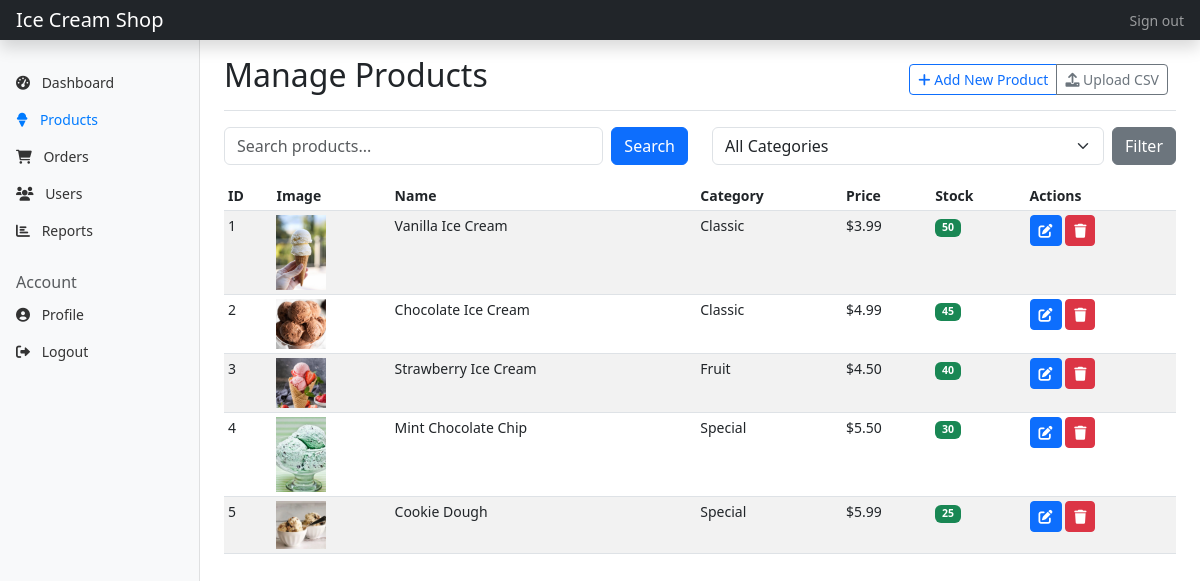
/admin/products.php (signed in), run on the app's committed database.
### tables this page shows
CREATE TABLE `products` (
  `id` int(11) NOT NULL,
  `name` varchar(100) NOT NULL,
  `description` text DEFAULT NULL,
  `price` decimal(10,2) NOT NULL,
  `image` varchar(255) DEFAULT NULL,
  `category` varchar(50) DEFAULT NULL,
  `stock` int(11) NOT NULL DEFAULT 0,
  `created_at` timestamp NOT NULL DEFAULT current_timestamp()
);

### models/Product.php (called while the page is built, shortened)
<?php
class Product {
    private $conn;
    private $table_name = "products";
    public function __construct($db) {
        $this->conn = $db;
    }
    public function getProducts($from_record_num, $records_per_page) {
        $query = "SELECT * FROM " . $this->table_name . "
                  ORDER BY created_at DESC
                  LIMIT ?, ?";
        $stmt = $this->conn->prepare($query);
        $stmt->bindParam(1, $from_record_num, PDO::PARAM_INT);
        $stmt->bindParam(2, $records_per_page, PDO::PARAM_INT);
        $stmt->execute();
        return $stmt;
    }
    public function getCategories() {
        $query = "SELECT DISTINCT category FROM " . $this->table_name . " ORDER BY category";
        $stmt = $this->conn->prepare($query);
        $stmt->execute();
        $categories = [];
        while ($row = $stmt->fetch(PDO::FETCH_ASSOC)) {
            $categories[] = $row['category'];
        }
        return $categories;
    }
}
?>

### admin/products.php (the view, shortened to what this page needs)
<?php
require_once '../models/Product.php';
$database = new Database();
$db = $database->getConnection();
$product = new Product($db);
$page = isset($_GET['page']) ? (int)$_GET['page'] : 1;
$records_per_page = 10;
$from_record_num = ($records_per_page * $page) - $records_per_page;
$search = isset($_GET['search']) ? $_GET['search'] : "";
$category = isset($_GET['category']) ? $_GET['category'] : "";
if (!empty($search)) {
    $stmt = $product->search($search, $from_record_num, $records_per_page);
    $total_rows = $product->countSearchResults($search);
} else if (!empty($category)) {
    $stmt = $product->getProductsByCategory($category, $from_record_num, $records_per_page);
    $total_rows = $product->getTotalProductsByCategory($category);
} else {
    $stmt = $product->getProducts($from_record_num, $records_per_page);
}
include_once __DIR__ . '/includes/header.php';
?>
<div class="container-fluid">
    <div class="row">
        <?php include_once __DIR__ . '/includes/sidebar.php'; ?>
        <main class="col-md-9 ms-sm-auto col-lg-10 px-md-4">
            <div class="d-flex justify-content-between flex-wrap flex-md-nowrap align-items-center pt-3 pb-2 mb-3 border-bottom">
                <h1 class="h2">Manage Products</h1>
                <div class="btn-toolbar mb-2 mb-md-0">
                    <div class="btn-group me-2">
                        <a href="product_form.php" class="btn btn-sm btn-outline-primary">
                            <i class="fas fa-plus"></i> Add New Product
                        </a>
                        <button type="button" class="btn btn-sm btn-outline-secondary" data-bs-toggle="modal" data-bs-target="#uploadCsvModal">
                            <i class="fas fa-upload"></i> Upload CSV
                        </button>
                    </div>
                </div>
            </div>
            <div class="row mb-3">
                <div class="col-md-6">
                    <form action="" method="GET" class="d-flex">
                        <input type="text" name="search" class="form-control me-2" placeholder="Search products..." value="<?php echo htmlspecialchars($search); ?>">
                        <button type="submit" class="btn btn-primary">Search</button>
                    </form>
                </div>
                <div class="col-md-6">
                    <form action="" method="GET" class="d-flex">
                        <select name="category" class="form-select me-2">
                            <option value="">All Categories</option>
                        </select>
                        <button type="submit" class="btn btn-secondary">Filter</button>
                    </form>
                </div>
            </div>
            <div class="table-responsive">
                <table class="table table-striped table-sm">
                    <thead>
                        <tr>
                            <th>ID</th>
                            <th>Image</th>
                            <th>Name</th>
                            <th>Category</th>
                            <th>Price</th>
                            <th>Stock</th>
                            <th>Actions</th>
                        </tr>
                    </thead>
                    <tbody>
                        <?php if ($stmt->rowCount() > 0): ?>
                            <?php while ($row = $stmt->fetch(PDO::FETCH_ASSOC)): ?>
                                <tr>
                                    <td><?php echo $row['id']; ?></td>
                                    <td>
                                        <?php if (!empty($row['image'])): ?>
                                            <img src="../assets/images/products/<?php echo $row['image']; ?>" alt="<?php echo $row['name']; ?>" width="50">
                                        <?php else: ?>
                                            <img src="../assets/images/no-image.jpg" alt="No Image" width="50">
                                        <?php endif; ?>
                                    </td>
                                    <td><?php echo $row['name']; ?></td>
                                    <td><?php echo $row['category']; ?></td>
                                    <td>$<?php echo number_format($row['price'], 2); ?></td>
                                    <td>
                                        <span class="badge bg-<?php echo ($row['stock'] <= 10) ? 'danger' : (($row['stock'] <= 20) ? 'warning' : 'success'); ?>">
                                            <?php echo $row['stock']; ?>
                                        </span>
                                    </td>
                                    <td>
                                        <a href="product_form.php?id=<?php echo $row['id']; ?>" class="btn btn-sm btn-primary">
                                            <i class="fas fa-edit"></i>
                                        </a>
                                        <a href="products.php?delete=<?php echo $row['id']; ?>" class="btn btn-sm btn-danger" onclick="return confirm('Are you sure you want to delete this product?');">
                                            <i class="fas fa-trash"></i>
                                        </a>
                                    </td>
                                </tr>
                            <?php endwhile; ?>
                        <?php else: ?>
                            <tr>
                                <td colspan="7" class="text-center">No products found.</td>
                            </tr>
                        <?php endif; ?>
                    </tbody>
                </table>
            </div>
        </main>
    </div>
</div>
<?php include_once __DIR__ . '/includes/footer.php'; ?>

### assets/css/admin.css (style rules this page uses)
body { font-size: .875rem; }
.table-responsive { margin-bottom: 1rem; }

### data on the page
products: id "1", image (picture), name "Vanilla Ice Cream", category "Classic", price "3.99", stock "50"
products: id "2", image (picture), name "Chocolate Ice Cream", category "Classic", price "4.99", stock "45"
products: id "3", image (picture), name "Strawberry Ice Cream", category "Fruit", price "4.50", stock "40"
products: id "4", image (picture), name "Mint Chocolate Chip", category "Special", price "5.50", stock "30"
products: id "5", image (picture), name "Cookie Dough", category "Special", price "5.99", stock "25"
